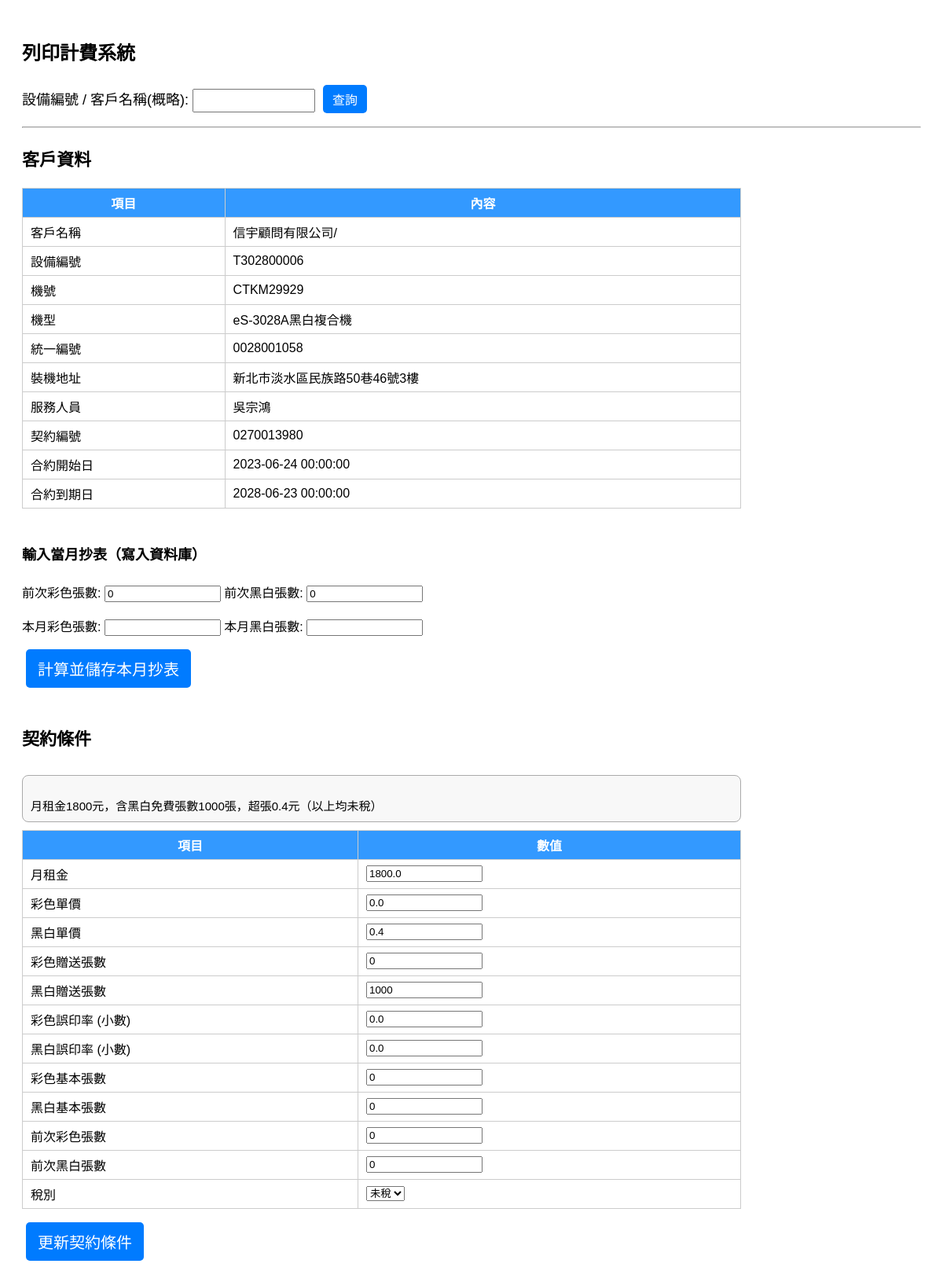
The app's page /?device_id=T302800006 with its own data.
### tables this page shows
CREATE TABLE customers (
        device_id TEXT PRIMARY KEY,
        customer_name TEXT,
        device_number TEXT,
        machine_model TEXT,
        tax_id TEXT,
        install_address TEXT,
        service_person TEXT,
        contract_number TEXT,
        contract_start TEXT,
        contract_end TEXT
    );

CREATE TABLE contracts (
        device_id TEXT PRIMARY KEY,
        monthly_rent REAL,
        contra TEXT,
        color_unit_price REAL,
        bw_unit_price REAL,
        color_giveaway INTEGER,
        bw_giveaway INTEGER,
        color_error_rate REAL,
        bw_error_rate REAL,
        color_basic INTEGER,
        bw_basic INTEGER,
        tax_type TEXT DEFAULT '含稅'
    );

### app.py (the view)
@app.route("/", methods=["GET", "POST"])
def index():
    message = request.args.get("message", "")
    contract, customer, result = None, None, None
    contra_text = ""
    last_color, last_bw, last_time = 0, 0, ""
    matches = []
    if request.method == "POST":
        mode = request.form.get("mode")
        keyword = request.form.get("device_id", "").strip()
        if mode == "query":
            contract, contra_text = get_contract(keyword)
            customer = get_customer(keyword)
            if not contract:
                matches = search_customers_by_name(keyword)
                if matches:
                    message = f"🔍 找到 {len(matches)} 筆相符客戶"
                else:
                    message = f"❌ 找不到設備或客戶：{keyword}"
            else:
                last_color, last_bw, last_time = get_last_counts(keyword)
        elif mode == "calculate":
            device_id = keyword
            contract, contra_text = get_contract(device_id)
            customer = get_customer(device_id)
            if contract:
                last_color, last_bw, last_time = get_last_counts(device_id)
                curr_color = int(request.form.get("curr_color", "0"))
                curr_bw = int(request.form.get("curr_bw", "0"))
                result = calculate(contract, curr_color, curr_bw, last_color, last_bw)
                insert_usage(device_id, curr_color, curr_bw)
            else:
                message = f"❌ 找不到設備 {device_id}"
        elif mode == "update_contract":
            device_id = keyword
            fields = {
                "monthly_rent": float(request.form.get("monthly_rent", "0") or 0),
                "color_unit_price": float(request.form.get("color_unit_price", "0") or 0),
                "bw_unit_price": float(request.form.get("bw_unit_price", "0") or 0),
                "color_giveaway": int(request.form.get("color_giveaway", "0") or 0),
                "bw_giveaway": int(request.form.get("bw_giveaway", "0") or 0),
                "color_error_rate": float(request.form.get("color_error_rate", "0") or 0),
                "bw_error_rate": float(request.form.get("bw_error_rate", "0") or 0),
                "color_basic": int(request.form.get("color_basic", "0") or 0),
                "bw_basic": int(request.form.get("bw_basic", "0") or 0),
                "tax_type": request.form.get("tax_type", "含稅"),
            }
            conn = sqlite3.connect(DB_FILE)
            c = conn.cursor()
            c.execute("""
                UPDATE contracts SET
                    monthly_rent=?, color_unit_price=?, bw_unit_price=?,
                    color_giveaway=?, bw_giveaway=?, color_error_rate=?, bw_error_rate=?,
                    color_basic=?, bw_basic=?, tax_type=?
                WHERE device_id=?""",
                (*fields.values(), device_id))
            conn.commit()
            conn.close()
            return redirect(url_for("index", device_id=device_id, message="✅ 契約條件已更新"))
    elif request.args.get("device_id"):
        q_device = request.args.get("device_id")
        contract, contra_text = get_contract(q_device)
        customer = get_customer(q_device)
        if contract:
            last_color, last_bw, last_time = get_last_counts(q_device)
        else:
            message = f"❌ 找不到設備 {q_device}"
    return render_template("index.html",
                           contract=contract,
                           contra_text=contra_text,
                           customer=customer,
                           last_color=last_color,
                           last_bw=last_bw,
                           last_time=last_time,
                           result=result,
                           matches=matches,
                           message=message)

### app.py (called while the page is built)
def get_contract(device_id):
    conn = sqlite3.connect(DB_FILE)
    c = conn.cursor()
    c.execute("SELECT * FROM contracts WHERE device_id=?", (device_id,))
    contract_row = c.fetchone()
    contra_text = ""
    if contract_row:
        col_names = [desc[0] for desc in c.description]
        contract_dict = dict(zip(col_names, contract_row))
        contra_text = contract_dict.get("contra", "")
    else:
        contract_dict = None
    conn.close()
    return contract_dict, contra_text

def get_customer(device_id):
    conn = sqlite3.connect(DB_FILE)
    c = conn.cursor()
    c.execute("SELECT * FROM customers WHERE device_id=?", (device_id,))
    row = c.fetchone()
    conn.close()
    if row:
        return {
            "device_id": row[0],
            "customer_name": row[1],
            "device_number": row[2],
            "machine_model": row[3],
            "tax_id": row[4],
            "install_address": row[5],
            "service_person": row[6],
            "contract_number": row[7],
            "contract_start": row[8],
            "contract_end": row[9]
        }
    return None

def get_last_counts(device_id):
    conn = sqlite3.connect(DB_FILE)
    c = conn.cursor()
    c.execute("SELECT color_count, bw_count, timestamp FROM usage WHERE device_id=? ORDER BY id DESC LIMIT 1", (device_id,))
    row = c.fetchone()
    conn.close()
    if row:
        return row[0] or 0, row[1] or 0, row[2] or ""
    return 0, 0, ""

### templates/index.html (shortened to what this page needs)
<!DOCTYPE html>
<html>
<head>
</head>
<body>
    <h2>列印計費系統</h2>
	<form method="POST" style="margin-bottom: 12px;">
		<label class="search-label">設備編號 / 客戶名稱(概略):
			<input type="text" name="device_id" required class="search-input">
		</label>
		<button type="submit" class="search-btn">查詢</button>
	</form>
    {% if contract %}
    <hr>
    {% if customer %}
    <h3 style="font-size:22px;">客戶資料</h3>
    <table class="contract-table">
        <tr><th>項目</th><th>內容</th></tr>
        <tr><td>客戶名稱</td><td>{{ customer.customer_name }}</td></tr>
        <tr><td>設備編號</td><td>{{ customer.device_id }}</td></tr>
        <tr><td>機號</td><td>{{ customer.device_number }}</td></tr>
        <tr><td>機型</td><td>{{ customer.machine_model }}</td></tr>
        <tr><td>統一編號</td><td>{{ customer.tax_id }}</td></tr>
        <tr><td>裝機地址</td><td>{{ customer.install_address }}</td></tr>
        <tr><td>服務人員</td><td>{{ customer.service_person }}</td></tr>
        <tr><td>契約編號</td><td>{{ customer.contract_number }}</td></tr>
        <tr><td>合約開始日</td><td>{{ customer.contract_start }}</td></tr>
        <tr><td>合約到期日</td><td>{{ customer.contract_end }}</td></tr>
    </table>
    {% endif %}
    <form method="POST" style="margin-top:20px;">
        <div class="header-flex" style="font-size:18px;width:80%; margin-top:20px;">
            <h4>輸入當月抄表（寫入資料庫）
            </h4>
        </div>
        <div>
            前次彩色張數: <input type="text" value="{{ last_color }}" readonly>
            前次黑白張數: <input type="text" value="{{ last_bw }}" readonly>
        </div>
        <br>
        <div>
            本月彩色張數: <input type="number" name="curr_color" required>
            本月黑白張數: <input type="number" name="curr_bw" required>
        </div>
        <div style="margin-top:12px;">
            <button type="submit">計算並儲存本月抄表</button>
        </div>
    </form>
    <div class="header-flex" style="width:80%; margin-top:20px;">
        <h3 style="font-size:22px;">契約條件</h3>
    </div>
	{% if contra_text %}
	<div style="width:80%; margin-top:10px;">
		<div style="border: 1px solid #aaa; border-radius: 8px; padding: 10px; font-size: 15px; font-family: 'Microsoft JhengHei', sans-serif; white-space: pre-line; background-color:#f8f8f8;">
			{{ contra_text }}
		</div>
	</div>
	{% endif %}
    <form method="POST" style="margin-top:8px;">
        <table class="contract-table">
            <tr><th>項目</th><th>數值</th></tr>
            <tr><td>月租金</td><td><input type="number" step="0.01" name="monthly_rent" value="{{ contract.monthly_rent }}"></td></tr>
            <tr><td>彩色單價</td><td><input type="number" step="0.01" name="color_unit_price" value="{{ contract.color_unit_price }}"></td></tr>
            <tr><td>黑白單價</td><td><input type="number" step="0.01" name="bw_unit_price" value="{{ contract.bw_unit_price }}"></td></tr>
            <tr><td>彩色贈送張數</td><td><input type="number" name="color_giveaway" value="{{ contract.color_giveaway }}"></td></tr>
            <tr><td>黑白贈送張數</td><td><input type="number" name="bw_giveaway" value="{{ contract.bw_giveaway }}"></td></tr>
            <tr><td>彩色誤印率 (小數)</td><td><input type="number" step="0.0001" name="color_error_rate" value="{{ contract.color_error_rate }}"></td></tr>
            <tr><td>黑白誤印率 (小數)</td><td><input type="number" step="0.0001" name="bw_error_rate" value="{{ contract.bw_error_rate }}"></td></tr>
            <tr><td>彩色基本張數</td><td><input type="number" name="color_basic" value="{{ contract.color_basic }}"></td></tr>
            <tr><td>黑白基本張數</td><td><input type="number" name="bw_basic" value="{{ contract.bw_basic }}"></td></tr>
            <tr><td>前次彩色張數</td><td><input type="text" value="{{ last_color }}" readonly></td></tr>
            <tr><td>前次黑白張數</td><td><input type="text" value="{{ last_bw }}" readonly></td></tr>
            <tr><td>稅別</td>
                <td>
                    <select name="tax_type">
                        <option value="未稅" {% if contract.tax_type == "未稅" %}selected{% endif %}>未稅</option>
                    </select>
                </td>
            </tr>
        </table>
        <div style="margin-top:12px;">
            <button type="submit">更新契約條件</button>
        </div>
    </form>
    {% endif %}
</body>
</html>

### templates/index.html (style rules this page uses)
body { font-family: Arial, sans-serif; padding: 20px; }
table { border-collapse: collapse; margin: 10px 0; width: 80%; }
th, td { border: 1px solid #ccc; padding: 6px 10px; text-align: left; }
th { background-color: #ccc !important; }
.header-flex { display:flex; justify-content:space-between; align-items:center; width:80%; }
input[type="number"], input[type="text"] { width: 140px; }
table.contract-table th { text-align: center; background-color: #3399FF !important;color: white !important; }
button { padding: 10px 15px; font-size: 20px; margin: 5px; background-color: #007BFF; color: white; border: none; border-radius: 5px; cursor: pointer; }
.search-label { font-family: "Microsoft JhengHei", sans-serif; font-size: 18px; }
.search-input { font-family: "Microsoft JhengHei", sans-serif; font-size: 16px; padding: 4px 6px; }
.search-btn { font-family: "Microsoft JhengHei", sans-serif; font-size: 16px; padding: 6px 12px; }

### records on screen
customers: customer_name "信宇顧問有限公司/", device_id "T302800006", device_number "CTKM29929", machine_model "eS-3028A黑白複合機", tax_id "0028001058", install_address "新北市淡水區民族路50巷46號3樓", service_person "吳宗鴻", contract_number "0270013980", contract_start "2023-06-24 00:00:00", contract_end "2028-06-23 00:00:00"
contracts: contra "月租金1800元，含黑白免費張數1000張，超張0.4元（以上均未稅）", monthly_rent "1800.0", color_unit_price "0.0", bw_unit_price "0.4", color_giveaway "0", bw_giveaway "1000", color_error_rate "0.0", bw_error_rate "0.0", color_basic "0", bw_basic "0", tax_type "未稅"
